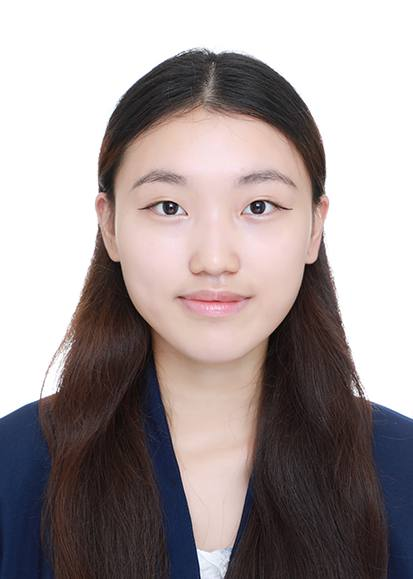
#> input picture 2/images/mine/portrait.jpg, 413 x 579 px, found by its file name
$ python part1.py
#> lines starting #> are read from the running program, lines starting #| are printed output that depends on the picture; after the words box and inside, x2 and y2 are one past the last pixel; in counts of white or black regions, pixels touching at a corner belong together
### 2/code/filters.py
import numpy as np
import cv2
from scipy.signal import convolve2d


# part 1.1 convolution
def pad_zeros(image, ph, pw):
    padded = np.zeros((image.shape[0] + 2 * ph, image.shape[1] + 2 * pw), dtype=float)
    padded[ph:ph + image.shape[0], pw:pw + image.shape[1]] = image
    return padded


def output_window(shape, kshape, mode):
    # which part of the full output to keep
    h, w = shape
    kh, kw = kshape
    if mode == "full":
        return 0, 0, h + kh - 1, w + kw - 1
    if mode == "same":
        return (kh - 1) // 2, (kw - 1) // 2, h, w
    if mode == "valid":
        return kh - 1, kw - 1, h - kh + 1, w - kw + 1
    raise ValueError(mode)


def conv2d_4loops(image, kernel, mode="same"):
    kh, kw = kernel.shape
    flipped = kernel[::-1, ::-1]
    padded = pad_zeros(image, kh - 1, kw - 1)
    r0, c0, out_h, out_w = output_window(image.shape, kernel.shape, mode)
    out = np.zeros((out_h, out_w))
    for i in range(out_h):
        for j in range(out_w):
            total = 0.0
            for u in range(kh):
                for v in range(kw):
                    total += padded[r0 + i + u, c0 + j + v] * flipped[u, v]
            out[i, j] = total
    return out


def conv2d_2loops(image, kernel, mode="same"):
    kh, kw = kernel.shape
    flipped = kernel[::-1, ::-1]
    padded = pad_zeros(image, kh - 1, kw - 1)
    r0, c0, out_h, out_w = output_window(image.shape, kernel.shape, mode)
    out = np.zeros((out_h, out_w))
    for i in range(out_h):
        for j in range(out_w):
            out[i, j] = np.sum(padded[r0 + i:r0 + i + kh, c0 + j:c0 + j + kw] * flipped)
    return out


# filters
Dx = np.array([[1, -1]], dtype=float)
Dy = np.array([[1], [-1]], dtype=float)


def box_filter(n):
    return np.ones((n, n)) / (n * n)


def gaussian_kernel_1d(sigma):
    ksize = 2 * int(np.ceil(3 * sigma)) + 1
    return cv2.getGaussianKernel(ksize, sigma)


def gaussian_kernel_2d(sigma):
    g = gaussian_kernel_1d(sigma)
    return g @ g.T


# part 2
# [53 lines left out: functions blur, unsharp_kernel, unsharp, hybrid, gaussian_stack, laplacian_stack and 1 more, not called in this run]

### 2/code/part1.py
import os
import time
import numpy as np
import cv2
import skimage.data
from scipy.signal import convolve2d
from filters import (conv2d_4loops, conv2d_2loops, Dx, Dy, box_filter,
                     gaussian_kernel_2d)

from paths import MINE, RESULTS


def save(name, image):
    cv2.imwrite(os.path.join(RESULTS, name), np.clip(image * 255, 0, 255).astype(np.uint8),
                [cv2.IMWRITE_JPEG_QUALITY, 92])


def stretch(image):
    return (image - image.min()) / (image.max() - image.min())


# 1.1
selfie = cv2.imread(os.path.join(MINE, "portrait.jpg"), cv2.IMREAD_GRAYSCALE) / 255.0
#> selfie: shape (579, 413) float64; min 0, max 1, mean 0.612
selfie = cv2.resize(selfie, None, fx=0.5, fy=0.5, interpolation=cv2.INTER_AREA)
#> selfie: shape (290, 206) float64

# test on a small crop since 4 loops is slow
crop = selfie[100:228, 100:228]
box9 = box_filter(9)
print("--- Part 1.1: runtime on a 128x128 crop, 9x9 box ---")
for mode in ["full", "same", "valid"]:
    t = time.time(); a = conv2d_4loops(crop, box9, mode); t4 = time.time() - t
    t = time.time(); b = conv2d_2loops(crop, box9, mode); t2 = time.time() - t
    t = time.time(); c = convolve2d(crop, box9, mode=mode, boundary="fill", fillvalue=0); ts = time.time() - t
    print("%-5s 4-loop %.3fs | 2-loop %.3fs | scipy %.5fs | max|4-scipy| %.1e | max|2-scipy| %.1e"
          % (mode, t4, t2, ts, np.abs(a - c).max(), np.abs(b - c).max()))
#> this loop made 3 passes
#| full  4-loop 0.250s | 2-loop 0.042s | scipy 0.00434s | max|4-scipy| 2.3e-15 | max|2-scipy| 2.3e-15
#| same  4-loop 0.258s | 2-loop 0.047s | scipy 0.00278s | max|4-scipy| 2.3e-15 | max|2-scipy| 2.3e-15
#| valid 4-loop 0.283s | 2-loop 0.042s | scipy 0.00141s | max|4-scipy| 2.3e-15 | max|2-scipy| 2.3e-15
#> pass 1, `a = conv2d_4loops(crop, box9, mode)`:
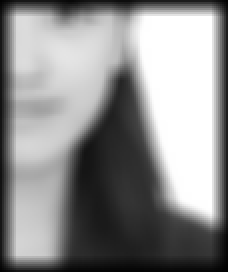
#> a: shape (136, 114) float64 (shown 2 times larger); min 0.00258, max 1, mean 0.558
for name, k in [("Dx", Dx), ("Dy", Dy)]:
    c = convolve2d(crop, k, mode="same")
    print(name, "same: max diff (2-loop vs scipy) %.1e" % np.abs(conv2d_2loops(crop, k, "same") - c).max())
#> this loop made 2 passes
#| Dx same: max diff (2-loop vs scipy) 0.0e+00
#| Dy same: max diff (2-loop vs scipy) 0.0e+00
#> pass 1, `c = convolve2d(crop, k, mode="same")`:
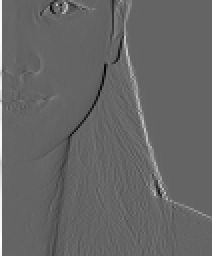
#> c: shape (128, 106) float64 (shown 2 times larger); min -0.559, max 0.855, mean 0.0084; drawn with min black and max white

# whole photo
t = time.time(); box_out = conv2d_2loops(selfie, box9, "same"); print("selfie box 2-loop: %.2fs" % (time.time() - t))
#> in pad_zeros (call 9), `padded = np.zeros((image.shape[0] + 2 * ph, image.shape[1] + 2 * pw), ..`: padded: shape (306, 222) float64; every value is 0
#> in conv2d_2loops (call 6), `out = np.zeros((out_h, out_w))`: out: shape (290, 206) float64; every value is 0
t = time.time(); scipy_out = convolve2d(selfie, box9, mode="same"); print("selfie box scipy:  %.3fs" % (time.time() - t))
print("selfie box max diff vs scipy: %.1e" % np.abs(box_out - scipy_out).max())
#| selfie box max diff vs scipy: 2.4e-15
dx_out = conv2d_2loops(selfie, Dx, "same")
#> in pad_zeros (call 10), `padded = np.zeros((image.shape[0] + 2 * ph, image.shape[1] + 2 * pw), ..`: padded: shape (290, 208) float64; every value is 0
dy_out = conv2d_2loops(selfie, Dy, "same")
#> in pad_zeros (call 11), `padded = np.zeros((image.shape[0] + 2 * ph, image.shape[1] + 2 * pw), ..`: padded: shape (292, 206) float64; every value is 0
#> after the loop in conv2d_2loops (call 8), `for i in range(out_h):`:
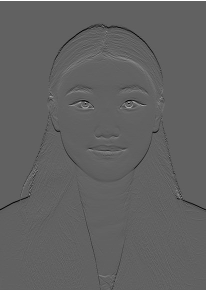
#> out: shape (290, 206) float64; min -0.623, max 1, mean 0.000648; drawn with min black and max white
save("p11_gray.jpg", selfie)
save("p11_box.jpg", box_out)
save("p11_dx.jpg", stretch(dx_out))
save("p11_dy.jpg", stretch(dy_out))

# 1.2
cam = skimage.data.camera() / 255.0
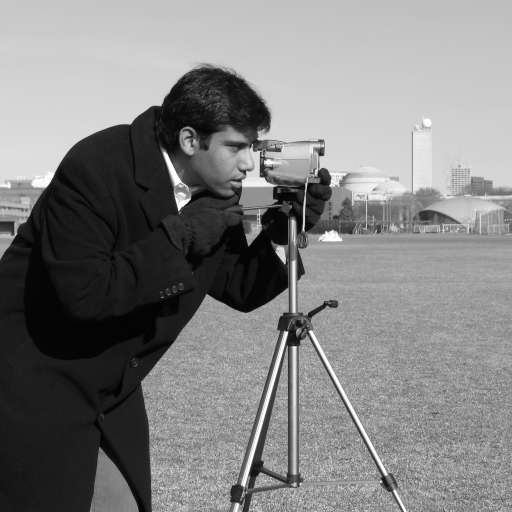
#> input picture skimage.data.camera(), 512 x 512 px
save("cameraman.jpg", cam)
gx = convolve2d(cam, Dx, mode="same", boundary="symm")
gy = convolve2d(cam, Dy, mode="same", boundary="symm")
mag = np.sqrt(gx ** 2 + gy ** 2)
save("p12_dx.jpg", stretch(gx))
save("p12_dy.jpg", stretch(gy))
save("p12_mag.jpg", mag / mag.max())
for t in [0.1, 0.15, 0.2, 0.3]:
    save("p12_thresh_%02d.jpg" % int(t * 100), (mag > t).astype(float))
#> this loop made 4 passes
#> pass 1, in save (call 9), `cv2.imwrite(os.path.join(RESULTS, name), np.clip(image * 255, 0, 255)...`:
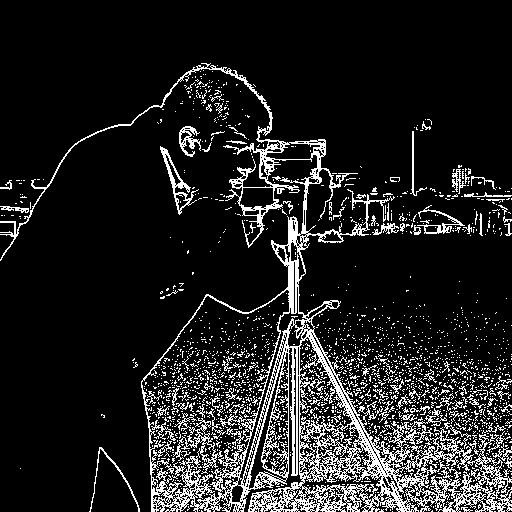
#> saved as p12_thresh_10.jpg: shape (512, 512); 12.8% white in thin lines or dots, all inside (x1, y1, x2, y2) = (0, 63, 512, 512)
print("--- Part 1.2: mag max %.3f" % mag.max())
#| --- Part 1.2: mag max 0.820

# 1.3
SIGMA = 2
g2 = gaussian_kernel_2d(SIGMA)
#> in gaussian_kernel_1d, `ksize = 2 * int(np.ceil(3 * sigma)) + 1`: ksize = 13
#> in gaussian_kernel_2d, `g = gaussian_kernel_1d(sigma)`: g = [0.00222, 0.00877, 0.027, 0.0648, 0.121, 0.176, 0.2, 0.176, 0.121, 0.0648, 0.027, 0.00877, 0.00222]
print("gaussian ksize", g2.shape)
#| gaussian ksize (13, 13)
blurred = convolve2d(cam, g2, mode="same", boundary="symm")
bx = convolve2d(blurred, Dx, mode="same", boundary="symm")
by = convolve2d(blurred, Dy, mode="same", boundary="symm")
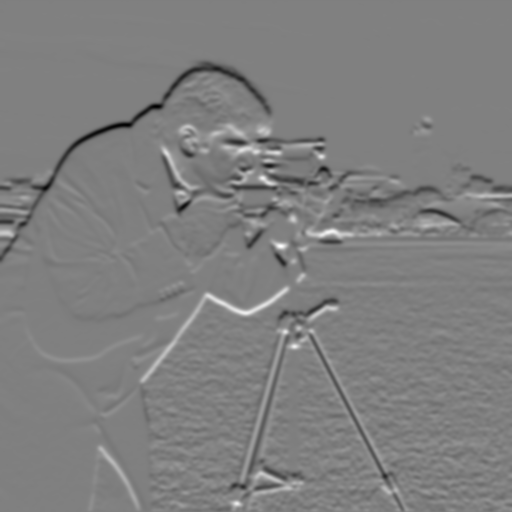
#> by: shape (512, 512) float64; min -0.134, max 0.133, mean -0.000555; drawn with min black and max white
bmag = np.sqrt(bx ** 2 + by ** 2)
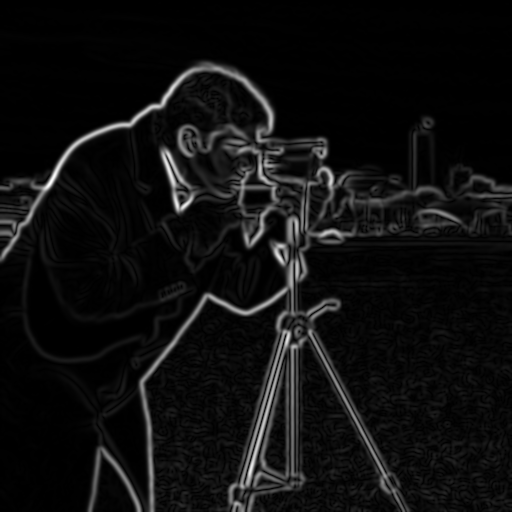
#> bmag: shape (512, 512) float64; min 0, max 0.168, mean 0.0103; drawn with min black and max white
save("p13_blur.jpg", blurred)
save("p13_dx.jpg", stretch(bx))
save("p13_dy.jpg", stretch(by))
save("p13_mag.jpg", bmag / bmag.max())
for t in [0.03, 0.05, 0.08]:
    save("p13_thresh_%02d.jpg" % int(t * 100), (bmag > t).astype(float))
print("blurred mag max %.3f" % bmag.max())
#| blurred mag max 0.168

# DoG
dog_x = convolve2d(g2, Dx, mode="full")
dog_y = convolve2d(g2, Dy, mode="full")
save("p13_dogx_filter.jpg", cv2.resize(stretch(dog_x), None, fx=20, fy=20, interpolation=cv2.INTER_NEAREST))
save("p13_dogy_filter.jpg", cv2.resize(stretch(dog_y), None, fx=20, fy=20, interpolation=cv2.INTER_NEAREST))
dx_dog = convolve2d(cam, dog_x, mode="same", boundary="symm")
dy_dog = convolve2d(cam, dog_y, mode="same", boundary="symm")
dmag = np.sqrt(dx_dog ** 2 + dy_dog ** 2)
save("p13_dogmag.jpg", dmag / dmag.max())
save("p13_dogthresh.jpg", (dmag > 0.05).astype(float))
save("p13_dogdx.jpg", stretch(dx_dog))
save("p13_dogdy.jpg", stretch(dy_dog))
m = 20
print("DoG vs blur-then-diff: max diff whole image %.2e, interior %.2e"
      % (np.abs(dmag - bmag).max(), np.abs(dmag - bmag)[m:-m, m:-m].max()))
#| DoG vs blur-then-diff: max diff whole image 1.85e-15, interior 1.85e-15
print("dx: whole %.2e, interior %.2e" % (np.abs(dx_dog - bx).max(), np.abs(dx_dog - bx)[m:-m, m:-m].max()))
#| dx: whole 1.64e-15, interior 1.64e-15
